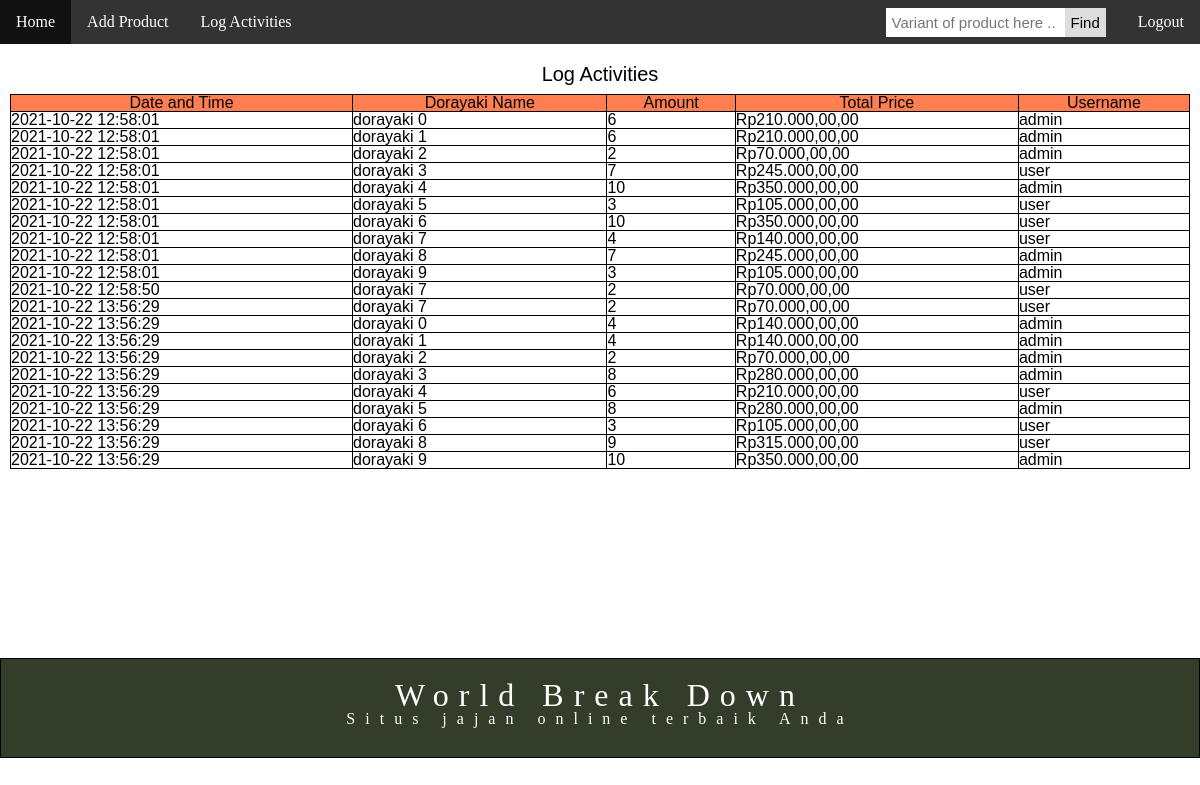
Screenshot of /Views/LogActivities.php (signed in) with the database file from the repository.
### tables this page shows
CREATE TABLE histories (
        id INTEGER PRIMARY KEY NOT NULL,
        user_id INTEGER,
        username TEXT,
        product_id INTEGER,
        product_name TEXT,
        quantity INTEGER,
        total_price INTEGER,
        date TEXT,
        FOREIGN KEY (user_id) REFERENCES users(id) ON DELETE SET NULL,
        FOREIGN KEY (product_id) REFERENCES products(id) ON DELETE SET NULL
    );

### Model/History.php (called while the page is built, shortened)
<?php
class History
{
    private $pdo;
    public function __construct($pdo)
    {
        $this->pdo = $pdo;
    }
    public function get()
    {
        $stmt = $this->pdo->query('SELECT * FROM histories ORDER BY date ASC;');
        $histories = [];
        while ($row = $stmt->fetch(\PDO::FETCH_ASSOC)) {
            $histories[] = [
                'id' => $row['id'],
                'user_id' => $row['user_id'],
                'username' => $row['username'],
                'product_id' => $row['product_id'],
                'product_name' => $row['product_name'],
                'quantity'  => $row['quantity'],
                'total_price' => $row['total_price'],
                'date'  => $row['date'],
            ];
        }
        return $histories;
    }
}

### Views/LogActivities.php (the view, shortened to what this page needs)
<?php
include_once('../Model/History.php');
if (isset($_COOKIE['token']) && isset($_COOKIE['userLoggedIn'])) {
    if ((md5($_COOKIE['userLoggedIn'] . SECRET_WORD)) === $_COOKIE['token']) {
        $role = $_SESSION['role'];
    }
} else {
    session_unset();
    session_destroy();
    header("location: /Views/Login.php");
}
    $databasePath = '../database/' . DATABASE_NAME . '.sqlite';
    $pdo = (new SQLiteConnection())->connect($databasePath);
    $username = $_SESSION['username'];
    if ($pdo !== null) {
        $History = new History($pdo);
        if ($role=='admin') {
            $item = $History->get();
        }
        else {
            $item = $History->whereUserName($username);
        }
    } else {
    }
?>
<!DOCTYPE html>
<html lang="en">
<head>
    <link rel="stylesheet" href="../Assets/css/logactivities.css">
    <link href="//db.onlinewebfonts.com/c/4a47df713b67c858644e569c4977de19?family=Dorayaki" rel="stylesheet" type="text/css" />
</head>
<body>
    <?php include '../partials/navbar.php'; ?>
    <div class="content">
        <div class="logact">
            <h1>Log Activities</h1>
            <table>
                <tr>
                    <th>Date and Time</th>
                    <th>Dorayaki Name</th>
                    <th>Amount</th>
                    <th>Total Price</th>
                    <th>Username</th>
                </tr>
                <?php foreach ($item as $key => $value) { ?>
                    <tr>
                        <td><?php echo $value['date'] ?></td>
                        <td><?php echo "<a href='Product.php?id={$value['product_id']}' style='text-decoration:none;color:black;'>".$value['product_name'] ?></a></td>
                        <td><?php echo $value['quantity'] ?></td>
                        <td><?php $price = number_format($value['total_price'],2,",","."); echo "Rp$price,00" ?></td>
                        <td><?php echo $value['username'] ?></td>
                    </tr>
                <?php } ?>
            </table>
        </div>
    </div>
    <?php include '../partials/footer.php'; ?>
</body>
</html>

### Partials/navbar.php
<nav>
    <ul>
        <li><a href="/">Home</a></li>
        <?php if($role=='admin') {?>
            <li><a href="../Views/CreateProduct.php">Add Product</a></li>
        <?php } ?>
        <li><a href="../Views/LogActivities.php">Log Activities</a></li>
        <li style="float:right"><a class="active" href="../Middlewares/logout.php">Logout</a></li>
        <li style="float:right">
            <div class="search-container">
                <form action="../search.php" method="GET">
                    <input type="text" id="keyword" name="keyword" placeholder="Variant of product here .." minlength="2" required>
                    <button type="submit" id="search-button">Find</button>
                </form>
            </div>
        </li>
    </ul>
</nav>

### Partials/footer.php
<footer>
    <div class="footer-content">
        <h3>World Break Down</h3>
        <p>
            Situs jajan online terbaik Anda
        </p>
    </div>
</footer>

### Assets/css/logactivities.css (style rules this page uses)
.logact > table, td, th { border: 1px solid black; }
.logact > table { width: 100%; border-collapse: collapse; }
.logact { padding: 10px; min-height: 76.7vh; }
.logact h1 { text-align: center; margin: 10px; font-size: 20px; }
th { background-color: coral; }

### Assets/css/base.css (style rules this page uses)
:root { --primary: #316b83; --secondary: #6d8299; --third-color: #8ca1a5; --forth-color: #d5bfbf; --text-color: #f3f2c9; --background-plain: #ffffff; --background-grey: rgb(244, 244, 244); }
* { margin: 0; padding: 0; box-sizing: border-box; font-family: 'Gill Sans', 'Gill Sans MT', Calibri, 'Trebuchet MS', sans-serif; }
body { background: var(--background-plain); width: 100%; min-height: 100vh; position: relative; }
html, body, div, span, applet, object, iframe, h1, h2, h3, h4, h5, h6, p, blockquote, pre, a, abbr, acronym, address, big, cite, code, del, dfn, em, img, ins, kbd, q, s, samp, small, strike, strong, sub, sup, tt, var, b, u, i, center, dl, dt, dd, ol, ul, li, fieldset, form, label, legend, table, caption, tbody, tfoot, thead, tr, th, td, article, aside, canvas, details, embed, figure, figcaption, footer, header, hgroup, menu, nav, output, ruby, section, summary, time, mark, audio, video { margin: 0; padding: 0; border: 0; font-size: 100%; font: inherit; font-family: 'Gill Sans', 'Gill Sans MT', Calibri, 'Trebuchet MS', sans-serif; vertical-align: baseline; }
article, aside, details, figcaption, figure, footer, header, hgroup, menu, nav, section { display: block; }
body { line-height: 1; }
ol, ul { list-style: none; }
table { border-collapse: collapse; border-spacing: 0; }

### Assets/css/navbar.css (style rules this page uses)
nav ul { list-style-type: none; margin: 0; padding: 0; overflow: hidden; background-color: #333; }
nav ul li { float: left; }
nav ul li a { font-family: "Dorayaki"; display: block; color: white; text-align: center; padding: 14px 16px; text-decoration: none; }
nav #search-button { float: right; padding: 6px; margin-top: 8px; margin-right: 16px; background: #ddd; font-size: 15px; border: none; cursor: pointer; }
nav input[type="text"] { padding: 6px; margin-top: 8px; font-size: 15px; border: none; }

### Assets/css/footer.css (style rules this page uses)
footer h3, footer p { font-family: "Dorayaki" !important; color: white; }
h3 { font-size: 2rem !important; }
footer { height: 100px; background-color: #333D29; padding: 10px; }
.footer-content { padding: 20px; letter-spacing: 10px; text-align: center; height: 100%; border: 1px solid black; }

### rows the page displays
histories: date "2021-10-22 12:58:01", product_name "dorayaki 0", quantity "6", total_price "210.000,00", username "admin"
histories: date "2021-10-22 12:58:01", product_name "dorayaki 1", quantity "6", total_price "210.000,00", username "admin"
histories: date "2021-10-22 12:58:01", product_name "dorayaki 2", quantity "2", total_price "70.000,00", username "admin"
histories: date "2021-10-22 12:58:01", product_name "dorayaki 3", quantity "7", total_price "245.000,00", username "user"
histories: date "2021-10-22 12:58:01", product_name "dorayaki 4", quantity "10", total_price "350.000,00", username "admin"
histories: date "2021-10-22 12:58:01", product_name "dorayaki 5", quantity "3", total_price "105.000,00", username "user"
histories: date "2021-10-22 12:58:01", product_name "dorayaki 6", quantity "10", total_price "350.000,00", username "user"
histories: date "2021-10-22 12:58:01", product_name "dorayaki 7", quantity "4", total_price "140.000,00", username "user"
histories: date "2021-10-22 12:58:01", product_name "dorayaki 8", quantity "7", total_price "245.000,00", username "admin"
histories: date "2021-10-22 12:58:01", product_name "dorayaki 9", quantity "3", total_price "105.000,00", username "admin"
histories: date "2021-10-22 12:58:50", product_name "dorayaki 7", quantity "2", total_price "70.000,00", username "user"
histories: date "2021-10-22 13:56:29", product_name "dorayaki 7", quantity "2", total_price "70.000,00", username "user"
histories: date "2021-10-22 13:56:29", product_name "dorayaki 0", quantity "4", total_price "140.000,00", username "admin"
histories: date "2021-10-22 13:56:29", product_name "dorayaki 1", quantity "4", total_price "140.000,00", username "admin"
histories: date "2021-10-22 13:56:29", product_name "dorayaki 2", quantity "2", total_price "70.000,00", username "admin"
histories: date "2021-10-22 13:56:29", product_name "dorayaki 3", quantity "8", total_price "280.000,00", username "admin"
histories: date "2021-10-22 13:56:29", product_name "dorayaki 4", quantity "6", total_price "210.000,00", username "user"
histories: date "2021-10-22 13:56:29", product_name "dorayaki 5", quantity "8", total_price "280.000,00", username "admin"
histories: date "2021-10-22 13:56:29", product_name "dorayaki 6", quantity "3", total_price "105.000,00", username "user"
histories: date "2021-10-22 13:56:29", product_name "dorayaki 8", quantity "9", total_price "315.000,00", username "user"
histories: date "2021-10-22 13:56:29", product_name "dorayaki 9", quantity "10", total_price "350.000,00", username "admin"
